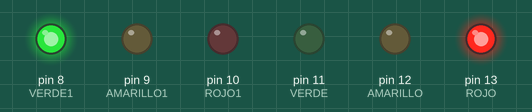
Simulated run of this sketch. Board: Arduino Uno, built with avr-gcc and run on an emulated ATmega328P. Shown: output pins drawn as LEDs (lit = HIGH).

Above: at 2.5 s.
At 6.0 s:
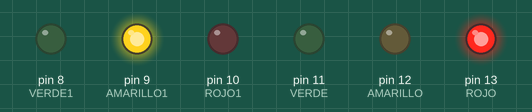
At 9.5 s:
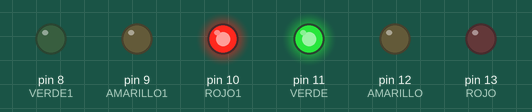
At 13.0 s:
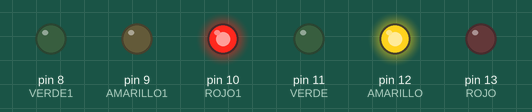
Timing chart, 0 to 18.2 s (numbered marks = the images above):
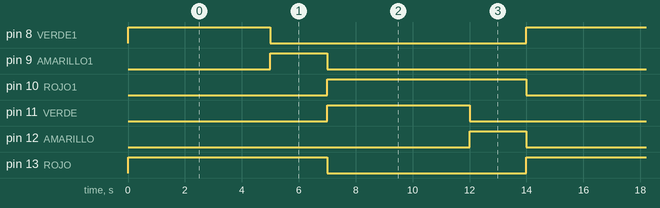

Measured:
- by itself, pin 8 (VERDE1), pin 11 (VERDE): alternates HIGH for 5.0 s and LOW for 9.0 s
- by itself, pin 9 (AMARILLO1), pin 12 (AMARILLO): alternates HIGH for 2.0 s and LOW for 12.0 s
- by itself, pin 10 (ROJO1), pin 13 (ROJO): alternates HIGH for 7.0 s and LOW for 7.0 s

The sketch:

Semaforo.ino
```cpp
int ROJO = 13;
int AMARILLO = 12;
int VERDE = 11;
int DELAY_ROJO = 5000;
int DELAY_AMARILLO = 2000;
int DELAY_VERDE = 5000;
int ROJO1 = 10;
int AMARILLO1 = 9;
int VERDE1 = 8;


void setup() {
  // put your setup code here, to run once:

 pinMode(ROJO, OUTPUT);
 pinMode(AMARILLO, OUTPUT);
 pinMode(VERDE, OUTPUT);
 pinMode(ROJO1, OUTPUT);
 pinMode(AMARILLO1, OUTPUT);
 pinMode(VERDE1, OUTPUT);
}

void loop() {
  // put your main code here, to run repeatedly:
  ROJO_LUZ();
  VERDE1_LUZ();
  delay(DELAY_ROJO);
  AMARILLO1_LUZ();
  delay(DELAY_AMARILLO);
   ROJO1_LUZ();
   VERDE_LUZ();
  delay(DELAY_VERDE);
  AMARILLO_LUZ();
  delay(DELAY_AMARILLO);

}
void ROJO_LUZ()
{
  digitalWrite(ROJO, HIGH);
  digitalWrite(AMARILLO, LOW);
  digitalWrite(VERDE, LOW);
}
void AMARILLO_LUZ()
{
  digitalWrite(ROJO, LOW);
  digitalWrite(AMARILLO, HIGH);
  digitalWrite(VERDE, LOW);
}
void VERDE_LUZ()
{
  digitalWrite(ROJO, LOW);
  digitalWrite(AMARILLO, LOW);
  digitalWrite(VERDE, HIGH);
}
void VERDE1_LUZ()
{
  digitalWrite(ROJO1, LOW);
  digitalWrite(AMARILLO1, LOW);
  digitalWrite(VERDE1, HIGH);
}
void ROJO1_LUZ()
{
  digitalWrite(ROJO1, HIGH);
  digitalWrite(AMARILLO1, LOW);
  digitalWrite(VERDE1, LOW);
}
void AMARILLO1_LUZ()
{
  digitalWrite(ROJO1, LOW);
  digitalWrite(AMARILLO1, HIGH);
  digitalWrite(VERDE1, LOW);
}
```
